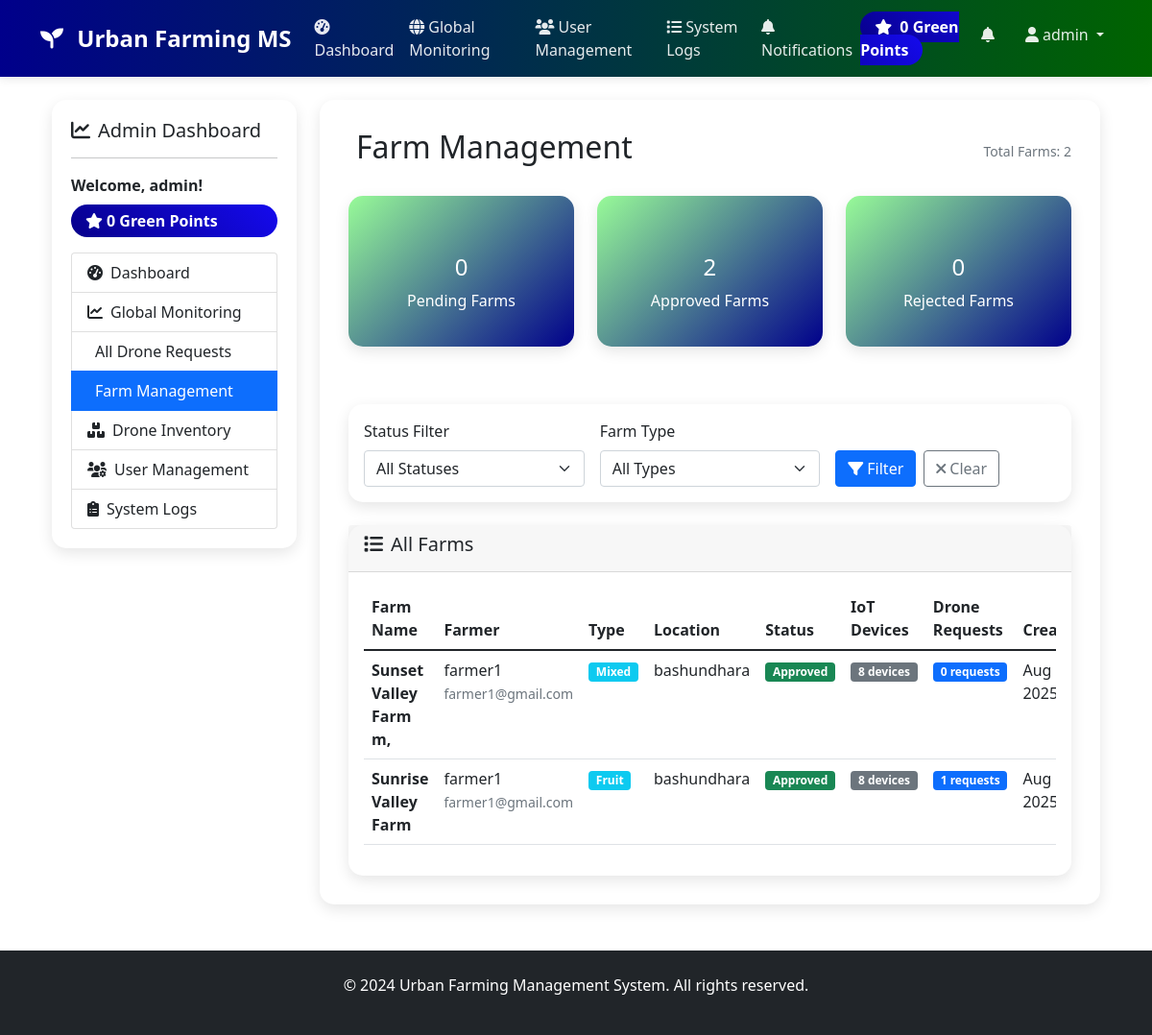
/admin_farm_management.php (signed in), run on the app's committed database.
### tables this page shows
CREATE TABLE `farms` (
  `id` int(11) NOT NULL,
  `farmer_id` int(11) NOT NULL,
  `name` varchar(100) NOT NULL,
  `location` varchar(255) NOT NULL,
  `farm_type` enum('vegetable','fruit','grain','mixed') NOT NULL,
  `crops` text DEFAULT NULL,
  `soil_type` varchar(50) DEFAULT NULL,
  `status` enum('pending','approved','rejected') DEFAULT 'pending',
  `notes` text DEFAULT NULL,
  `created_at` timestamp NOT NULL DEFAULT current_timestamp(),
  `updated_at` timestamp NOT NULL DEFAULT current_timestamp() ON UPDATE current_timestamp()
);

CREATE TABLE `users` (
  `id` int(11) NOT NULL,
  `username` varchar(50) NOT NULL,
  `email` varchar(100) NOT NULL,
  `password_hash` varchar(255) NOT NULL,
  `role` enum('farmer','planner','admin') NOT NULL,
  `green_points` int(11) DEFAULT 0,
  `created_at` timestamp NOT NULL DEFAULT current_timestamp(),
  `updated_at` timestamp NOT NULL DEFAULT current_timestamp() ON UPDATE current_timestamp()
);

### admin_farm_management.php (the view, shortened to what this page needs)
<?php
$database = new Database();
$db = $database->getConnection();
$where_conditions = [];
$params = [];
$where_clause = !empty($where_conditions) ? 'WHERE ' . implode(' AND ', $where_conditions) : '';
$farms_query = "SELECT f.*, u.username as farmer_name, u.email as farmer_email,
                       (SELECT COUNT(*) FROM iot_devices WHERE farm_id = f.id) as iot_count,
                       (SELECT COUNT(*) FROM drone_requests WHERE farm_id = f.id) as drone_requests_count
                FROM farms f
                JOIN users u ON f.farmer_id = u.id
                $where_clause
                ORDER BY f.created_at DESC";
$farms_stmt = $db->prepare($farms_query);
$farms_stmt->execute($params);
$farms = $farms_stmt->fetchAll(PDO::FETCH_ASSOC);
$stats_query = "SELECT status, COUNT(*) as count FROM farms GROUP BY status";
$stats_stmt = $db->prepare($stats_query);
$stats_stmt->execute();
$stats = $stats_stmt->fetchAll(PDO::FETCH_ASSOC);
include 'includes/header.php';
?>
<div class="container-fluid">
    <div class="row">
        <div class="col-md-3">
            <div class="sidebar">
                <h5><i class="fas fa-chart-line me-2"></i>Admin Dashboard</h5>
                <hr>
                <div class="mb-3">
                    <strong>Welcome, <?php echo $_SESSION['username']; ?>!</strong>
                    <div class="green-points mt-2">
                        <i class="fas fa-star me-1"></i><?php echo $_SESSION['green_points']; ?> Green Points
                    </div>
                </div>
                <div class="list-group">
                    <a href="admin_dashboard.php" class="list-group-item list-group-item-action">
                        <i class="fas fa-tachometer-alt me-2"></i>Dashboard
                    </a>
                    <a href="global_monitoring.php" class="list-group-item list-group-item-action">
                        <i class="fas fa-chart-line me-2"></i>Global Monitoring
                    </a>
                    <a href="drone_requests.php" class="list-group-item list-group-item-action">
                        <i class="fas fa-drone me-2"></i>All Drone Requests
                    </a>
                    <a href="admin_farm_management.php" class="list-group-item list-group-item-action active">
                        <i class="fas fa-farm me-2"></i>Farm Management
                    </a>
                    <a href="drone_inventory.php" class="list-group-item list-group-item-action">
                        <i class="fas fa-boxes me-2"></i>Drone Inventory
                    </a>
                    <a href="user_management.php" class="list-group-item list-group-item-action">
                        <i class="fas fa-users-cog me-2"></i>User Management
                    </a>
                    <a href="system_logs.php" class="list-group-item list-group-item-action">
                        <i class="fas fa-clipboard-list me-2"></i>System Logs
                    </a>
                </div>
            </div>
        </div>
        <div class="col-md-9">
            <div class="main-content">
                <div class="d-flex justify-content-between align-items-center mb-4">
                    <h2><i class="fas fa-farm me-2"></i>Farm Management</h2>
                    <div class="text-end">
                        <small class="text-muted">Total Farms: <?php echo count($farms); ?></small>
                    </div>
                </div>
                <div class="row mb-4">
                    <?php
                    $statuses = ['pending', 'approved', 'rejected'];
                    foreach($statuses as $status):
                        $status_count = 0;
                        foreach($stats as $stat) {
                            if($stat['status'] == $status) {
                                $status_count = $stat['count'];
                                break;
                            }
                        }
                    ?>
                        <div class="col-md-4 mb-3">
                            <div class="card dashboard-stats">
                                <div class="card-body text-center">
                                    <h4 class="text-color"><?php echo $status_count; ?></h4>
                                    <p class="mb-0 text-color"><?php echo ucfirst($status); ?> Farms</p>
                                </div>
                            </div>
                        </div>
                    <?php endforeach; ?>
                </div>
                <div class="card mb-4">
                    <div class="card-body">
                        <form method="GET" class="row g-3">
                            <div class="col-md-4">
                                <label for="status" class="form-label">Status Filter</label>
                                <select class="form-select" id="status" name="status">
                                    <option value="">All Statuses</option>
                                </select>
                            </div>
                            <div class="col-md-4">
                                <label for="farm_type" class="form-label">Farm Type</label>
                                <select class="form-select" id="farm_type" name="farm_type">
                                    <option value="">All Types</option>
                                </select>
                            </div>
                            <div class="col-md-4 d-flex align-items-end">
                                <button type="submit" class="btn btn-primary me-2">
                                    <i class="fas fa-filter me-1"></i>Filter
                                </button>
                                <a href="admin_farm_management.php" class="btn btn-outline-secondary">
                                    <i class="fas fa-times me-1"></i>Clear
                                </a>
                            </div>
                        </form>
                    </div>
                </div>
                <div class="card">
                    <div class="card-header">
                        <h5><i class="fas fa-list me-2"></i>All Farms</h5>
                    </div>
                    <div class="card-body">
                        <?php if(empty($farms)): ?>
                            <div class="text-center py-4">
                                <i class="fas fa-farm fa-3x text-muted mb-3"></i>
                                <p class="text-muted">No farms found matching the current filters.</p>
                            </div>
                        <?php else: ?>
                            <div class="table-responsive">
                                <table class="table table-hover">
                                    <thead>
                                        <tr>
                                            <th>Farm Name</th>
                                            <th>Farmer</th>
                                            <th>Type</th>
                                            <th>Location</th>
                                            <th>Status</th>
                                            <th>IoT Devices</th>
                                            <th>Drone Requests</th>
                                            <th>Created</th>
                                        </tr>
                                    </thead>
                                    <tbody>
                                        <?php foreach($farms as $farm): ?>
                                            <tr>
                                                <td>
                                                    <strong><?php echo htmlspecialchars($farm['name']); ?></strong>
                                                </td>
                                                <td>
                                                    <div><?php echo htmlspecialchars($farm['farmer_name']); ?></div>
                                                    <small class="text-muted"><?php echo htmlspecialchars($farm['farmer_email']); ?></small>
                                                </td>
                                                <td>
                                                    <span class="badge bg-info">
                                                        <?php echo ucfirst($farm['farm_type']); ?>
                                                    </span>
                                                </td>
                                                <td><?php echo htmlspecialchars($farm['location']); ?></td>
                                                <td>
                                                    <span class="badge bg-<?php echo getStatusColor($farm['status']); ?>">
                                                        <?php echo ucfirst($farm['status']); ?>
                                                    </span>
                                                </td>
                                                <td>
                                                    <span class="badge bg-secondary"><?php echo $farm['iot_count']; ?> devices</span>
                                                </td>
                                                <td>
                                                    <span class="badge bg-primary"><?php echo $farm['drone_requests_count']; ?> requests</span>
                                                </td>
                                                <td><?php echo date('M j, Y', strtotime($farm['created_at'])); ?></td>
                                            </tr>
                                        <?php endforeach; ?>
                                    </tbody>
                                </table>
                            </div>
                        <?php endif; ?>
                    </div>
                </div>
            </div>
        </div>
    </div>
</div>
<?php
function getStatusColor($status) {
    switch($status) {
        case 'pending': return 'warning';
        case 'approved': return 'success';
        case 'rejected': return 'danger';
    }
}
?>
<?php include 'includes/footer.php'; ?>

### includes/header.php (style rules this page uses)
:root { --primary-color: #2E8B57; --secondary-color: #90EE90; --accent-color: #32CD32; --dark-green: #006400; --light-green: #98FB98; --blue-color: #00008B; --text-color:rgb(255, 255, 255); --gray-color:rgb(0, 0, 0); }
body { font-family: 'Segoe UI', Tahoma, Geneva, Verdana, sans-serif; }
.card { border: none; border-radius: 15px; box-shadow: 0 5px 15px rgba(0,0,0,0.1); transition: transform 0.3s ease; }
.green-points { background: linear-gradient(45deg,rgb(7, 0, 139),rgb(21, 10, 238)); color:white; padding: 5px 15px; border-radius: 20px; font-weight: bold; }
.text-color { color: var(--text-color); }
.dashboard-stats { background: linear-gradient(135deg, var(--light-green), var(--blue-color)); border-radius: 15px; padding: 20px; margin-bottom: 20px; }
.sidebar { background: white; border-radius: 15px; padding: 20px; box-shadow: 0 5px 15px rgba(0,0,0,0.1); }
.main-content { background: white; border-radius: 15px; padding: 30px; box-shadow: 0 5px 15px rgba(0,0,0,0.1); }

### data on the page
farms: name "Sunset Valley Farm m,", farmer.username "farmer1", farmer.email "farmer1@gmail.com", farm_type "Mixed", location "bashundhara", status "Approved", iot_count "8", drone_requests_count "0", created_at "Aug…"
farms: name "Sunrise Valley Farm", farmer.username "farmer1", farmer.email "farmer1@gmail.com", farm_type "Fruit", location "bashundhara", status "Approved", iot_count "8", drone_requests_count "1", created_at "Aug…"

### other printed values
$_SESSION['green_points'] "0"
$_SESSION['username'] "admin"
count($farms) "2"
$status_count "0"
$status "Pending"
$status_count "2"
$status "Approved"
$status "Rejected"
